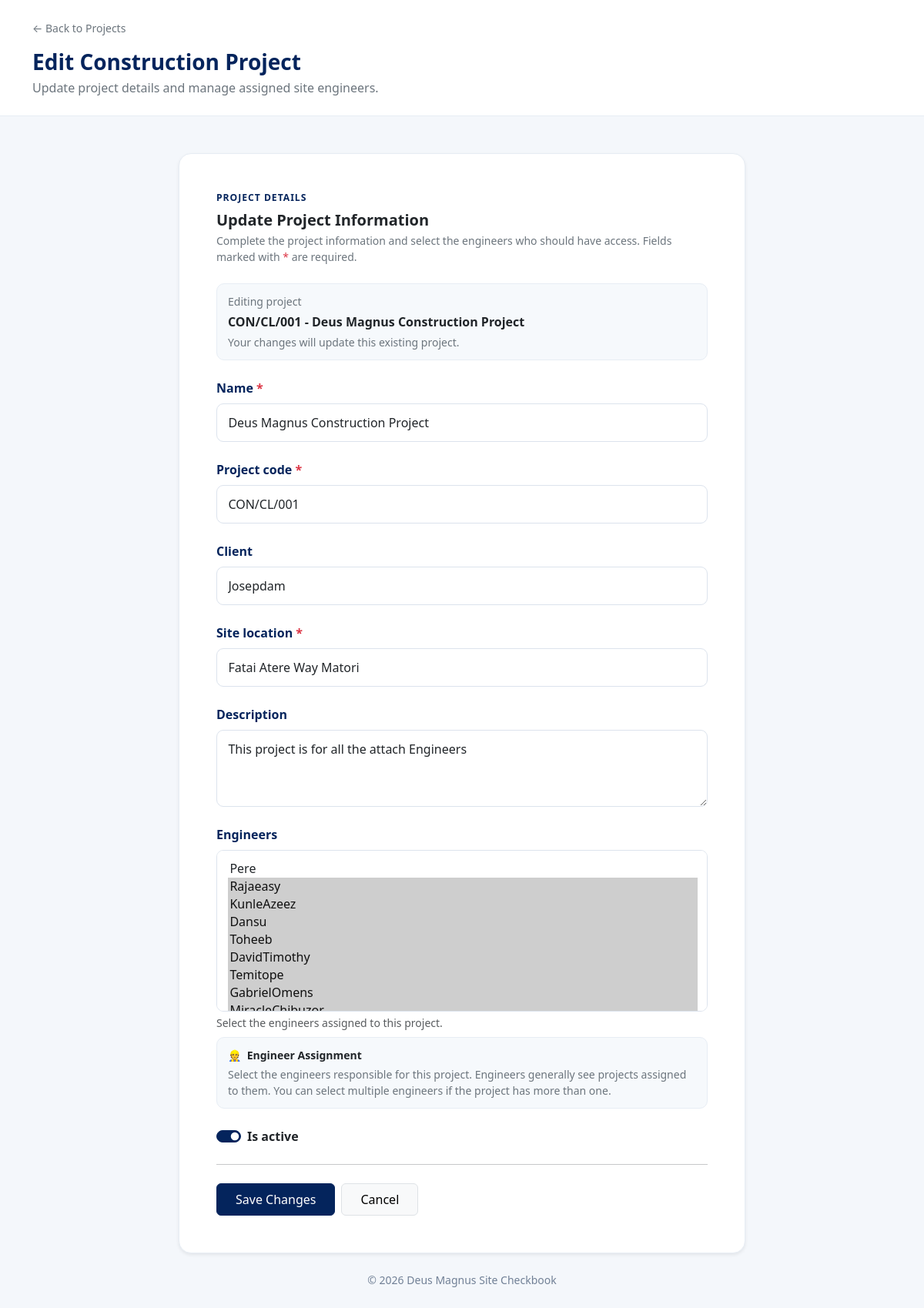
Page /site-checkbook/projects/17/edit/ (signed in) on the committed database.
### site_checkbook/models.py (models this page shows)
class Project(models.Model):
    name = models.CharField(max_length=200)
    project_code = models.CharField(max_length=50, unique=True)
    client = models.CharField(max_length=200, blank=True)
    site_location = models.CharField(max_length=255)
    description = models.TextField(blank=True)
    engineers = models.ManyToManyField(
        settings.AUTH_USER_MODEL,
        related_name="checkbook_projects",
        blank=True,
    )
    is_active = models.BooleanField(default=True)
    created_at = models.DateTimeField(auto_now_add=True)
    class Meta:
        ordering = ["name"]
    def __str__(self):
        return f"{self.project_code} - {self.name}"

### site_checkbook/views.py (the view)
@login_required
def edit_project(request, pk):
    if not can_manage_projects(request.user):
        raise PermissionDenied
    project = get_object_or_404(Project, pk=pk)
    if request.method == "POST":
        form = ProjectForm(request.POST, instance=project)
        if form.is_valid():
            form.save()
            messages.success(
                request,
                f"Project {project.project_code} updated successfully.",
            )
            return redirect("site_checkbook:project_list")
    else:
        form = ProjectForm(instance=project)
    return render(
        request,
        "site_checkbook/project_form.html",
        {
            "form": form,
            "project": project,
            "is_reviewer": is_hr_reviewer(request.user),
            "can_manage_projects": True,
            "page_title": "Edit Project",
            "submit_text": "Save Changes",
        },
    )

### site_checkbook/permissions.py (called while the page is built)
def can_manage_projects(user):
    if not user.is_authenticated:
        return False
    return (
        user.is_superuser
        or user.groups.filter(
            name__in=["HR", "Supervisors", "Project Managers"]
        ).exists()
    )

### site_checkbook/views.py (called while the page is built)
def is_hr_reviewer(user):
    return (
        user.is_authenticated
        and (
            user.is_superuser
            or user.groups.filter(name__in=["HR", "Supervisors"]).exists()
        )
    )

### templates/site_checkbook/project_form.html (shortened to what this page needs)
<!DOCTYPE html>
<html lang="en">
<head>
    <link href="https://cdn.jsdelivr.net/npm/bootstrap@5.3.3/dist/css/bootstrap.min.css"
          rel="stylesheet">
</head>
<body>
<header class="page-header py-4">
    <div class="container">
        <a href="{% url 'site_checkbook:project_list' %}"
           class="text-decoration-none text-secondary small">
            &larr; Back to Projects
        </a>
        <div class="d-flex align-items-center gap-3 mt-3">
            <div>
                <h1 class="h3 fw-bold mb-1">
                    {% if project %}
                        Edit Construction Project
                    {% else %}
                        Create Construction Project
                    {% endif %}
                </h1>
                <p class="text-secondary mb-0">
                    {% if project %}
                        Update project details and manage assigned site engineers.
                    {% else %}
                        Set up a construction project and assign the responsible site engineers.
                    {% endif %}
                </p>
            </div>
        </div>
    </div>
</header>
<main class="container py-4 py-lg-5">
    <div class="row justify-content-center">
        <div class="col-lg-9 col-xl-8">
            <div class="card form-card shadow-sm">
                <div class="card-body p-4 p-md-5">
                    <div class="mb-4">
                        <div class="section-label mb-2">
                            Project Details
                        </div>
                        <h2 class="h5 fw-bold mb-1">
                            {% if project %}
                                Update Project Information
                            {% else %}
                                Project Information
                            {% endif %}
                        </h2>
                        <p class="text-secondary small mb-0">
                            Complete the project information and select the engineers who should have access.
                            Fields marked with <span class="text-danger">*</span> are required.
                        </p>
                    </div>
                    {% if project %}
                        <div class="engineer-help mb-4">
                            <div class="small text-secondary mb-1">
                                Editing project
                            </div>
                            <div class="fw-bold">
                                {{ project }}
                            </div>
                            <div class="small text-secondary mt-1">
                                Your changes will update this existing project.
                            </div>
                        </div>
                    {% endif %}
                    <form method="post">
                        {% for field in form %}
                            {% if field.name == "engineers" %}
                                <div class="mb-4">
                                    <label class="form-label fw-semibold"
                                           for="{{ field.id_for_label }}">
                                        {{ field.label|default:"Assign Site Engineers" }}
                                    </label>
                                    {{ field }}
                                    {% if field.help_text %}
                                        <div class="form-text">
                                            {{ field.help_text }}
                                        </div>
                                    {% endif %}
                                    <div class="engineer-help mt-2">
                                        <div class="fw-semibold small mb-1">
                                            <span class="me-1">👷</span>
                                            Engineer Assignment
                                        </div>
                                        <p class="text-secondary small mb-0">
                                            Select the engineers responsible for this project.
                                            Engineers generally see projects assigned to them.
                                            You can select multiple engineers if the project has more than one.
                                        </p>
                                    </div>
                                </div>
                            {% elif field.name == "is_active" %}
                                <div class="mb-4">
                                    <div class="form-check form-switch">
                                        {{ field }}
                                        <label class="form-check-label fw-semibold"
                                               for="{{ field.id_for_label }}">
                                            {{ field.label }}
                                        </label>
                                    </div>
                                </div>
                            {% else %}
                                <div class="mb-4">
                                    <label class="form-label fw-semibold"
                                           for="{{ field.id_for_label }}">
                                        {{ field.label }}
                                        {% if field.field.required %}
                                            <span class="text-danger">*</span>
                                        {% endif %}
                                    </label>
                                    {{ field }}
                                </div>
                            {% endif %}
                        {% endfor %}
                        <hr class="my-4">
                        <div class="d-flex flex-column flex-sm-row gap-2">
                            <button type="submit" class="btn btn-brand px-4 py-2">
                                {% if project %}
                                    Save Changes
                                {% else %}
                                    Save Project
                                {% endif %}
                            </button>
                            <a href="{% url 'site_checkbook:project_list' %}"
                               class="btn btn-light border px-4 py-2">
                                Cancel
                            </a>
                        </div>
                    </form>
                </div>
            </div>
            <footer class="text-center small mt-4">
                &copy; {% now "Y" %} Deus Magnus Site Checkbook
            </footer>
        </div>
    </div>
</main>
</body>
</html>

### templates/site_checkbook/project_form.html (style rules this page uses)
:root { --brand: #04245c; --brand-dark: #04245c; --page-bg: #f4f7fb; --border: #e7edf4; --muted: #718096; }
body { background: var(--page-bg); color: #04245c; min-height: 100vh; }
.page-header { background: #fff; border-bottom: 1px solid var(--border); }
.form-card { border: 1px solid var(--border); border-radius: 16px; overflow: hidden; }
.form-control, .form-select { padding: .75rem .9rem; border-color: #dce3ed; border-radius: 9px; }
textarea.form-control { min-height: 100px; }
.form-label { color: #04245c; }
.btn-brand { background: var(--brand); border-color: var(--brand); color: #fff; }
.section-label { color: var(--brand); font-size: .76rem; font-weight: 800; text-transform: uppercase; letter-spacing: .08em; }
.engineer-help { background: #f6f9fc; border: 1px solid var(--border); border-radius: 10px; padding: 12px 14px; }
.form-check-input:checked { background-color: var(--brand); border-color: var(--brand); }
footer { color: var(--muted); }

### rows in the picture
Project: project_code+name "CON/CL/001 - Deus Magnus Construction Project", form "Deus Magnus Construction Project" "CON/CL/001" "Josepdam" "Fatai Atere Way Matori" "This project is for all the attach Engineers", form "☑"

### other values in the picture
{{ field.label }} "Name" "Project code" "Client" "Site location" "Description"
{{ field.label|default:"Assign Site Engineers" }} "Engineers"
{{ field.help_text }} "Select the engineers assigned to this project."
{{ field.label }} "Is active"
